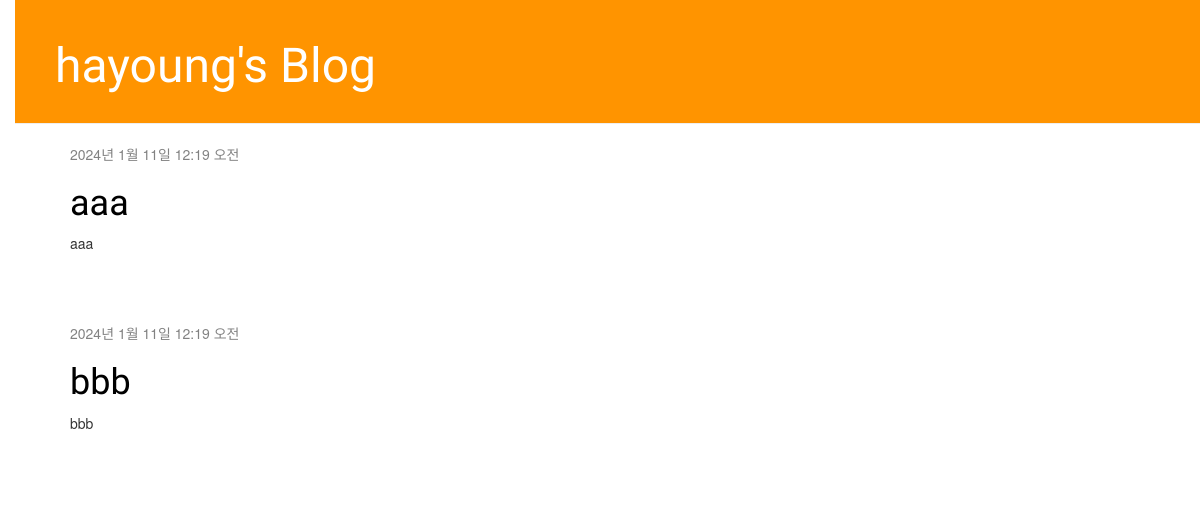
The app's page /, older data.
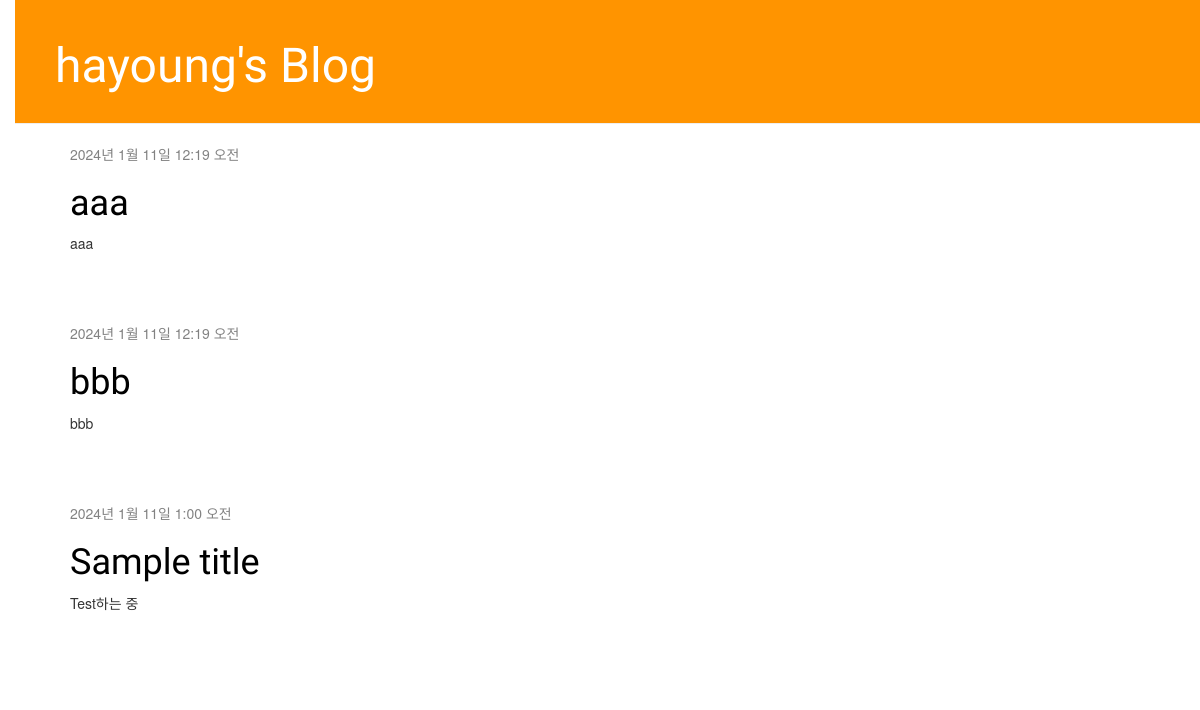
The same page, newer data.
### blog/models.py (models this page shows, shortened)
class Post(models.Model):
    author = models.ForeignKey(settings.AUTH_USER_MODEL, on_delete=models.CASCADE)
    title = models.CharField(max_length=200)
    text = models.TextField()
    created_date = models.DateTimeField(
            default=timezone.now)
    published_date = models.DateTimeField(
            blank=True, null=True)

### blog/views.py (the view)
# urls.py: path('', views.post_list, name='post_list'),
def post_list(request):
    posts = Post.objects.filter(published_date__lte=timezone.now()).order_by('published_date')
    return render(request, 'blog/post_list.html', {'posts': posts})

### blog/templates/blog/post_list.html (shortened to what this page needs)
{% extends 'blog/base.html' %}
{% block content %}
    {% for post in posts %}
        <div class="post">
            <div class="date">
                {{ post.published_date }}
            </div>
            <h1><a href="{% url 'post_detail' pk=post.pk %}">{{ post.title }}</a></h1>
            <p>{{ post.text|linebreaksbr }}</p>
        </div>
    {% endfor %}
{% endblock %}
{% load static %}

Row changes from the older to the newer data that the page shows:
added Post: published_date "2024년 1월 11일 1:00 오전", title "Sample title", text "Test하는 중"
